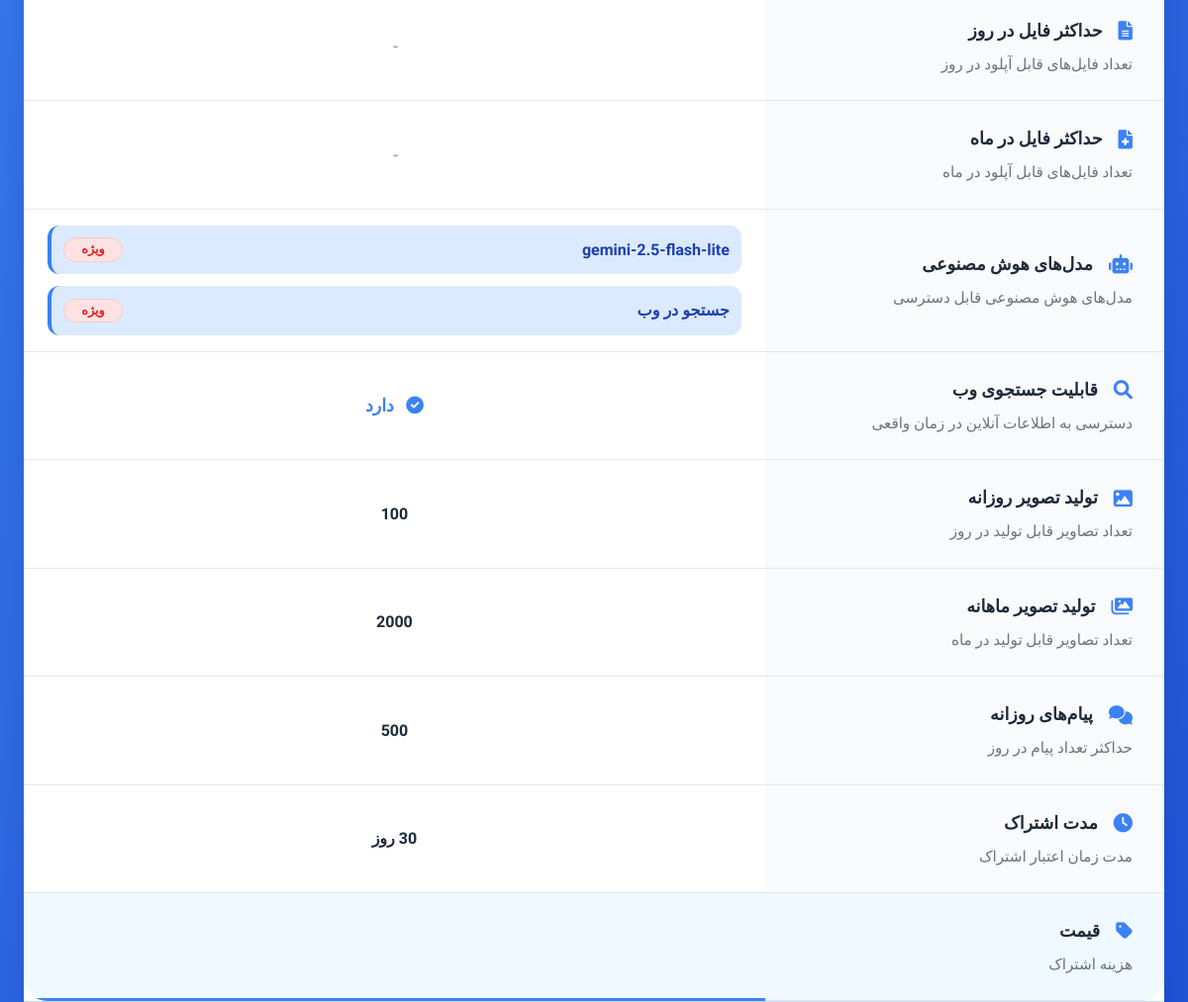
/subscriptions/comparison/ (middle part), run on an earlier commit of the app's database.
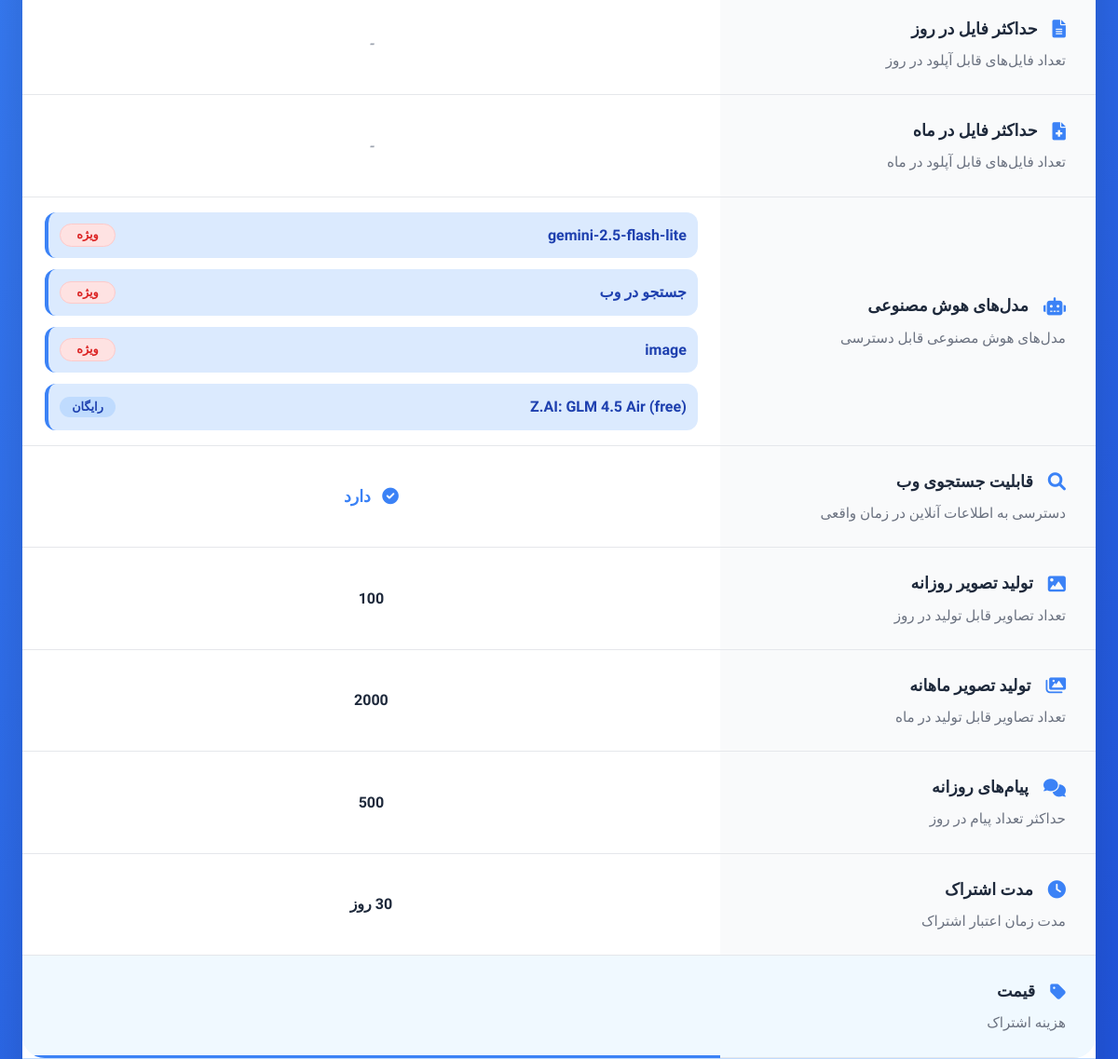
And on a later commit of the database.
### subscriptions/models.py (models this page shows, shortened)
class SubscriptionType(models.Model):
    name = models.CharField(max_length=50, unique=True)
    description = models.TextField(blank=True)
    price = models.DecimalField(max_digits=10, decimal_places=2, default=0)
    duration_days = models.IntegerField(default=30, help_text="Subscription duration in days")
    sku = models.CharField(max_length=50, unique=True, help_text="Stock Keeping Unit for the subscription")
    max_tokens = models.IntegerField(default=0, help_text="Maximum tokens allowed for this subscription (0 for unlimited)")
    max_tokens_free = models.IntegerField(default=0, help_text="Maximum free tokens allowed for this subscription (0 for unlimited)")
    max_openrouter_cost_usd = models.DecimalField(
        max_digits=10,
        decimal_places=2,
        default=0,
        help_text="Maximum OpenRouter API cost in USD allowed for this subscription (0 for unlimited)"
    )
    hourly_max_messages = models.IntegerField(default=0, help_text="Maximum messages per hour (0 for unlimited)")
    hourly_max_tokens = models.IntegerField(default=0, help_text="Maximum tokens per hour (0 for unlimited)")
    three_hours_max_messages = models.IntegerField(default=0, help_text="Maximum messages per 3 hours (0 for unlimited)")
    three_hours_max_tokens = models.IntegerField(default=0, help_text="Maximum tokens per 3 hours (0 for unlimited)")
    twelve_hours_max_messages = models.IntegerField(default=0, help_text="Maximum messages per 12 hours (0 for unlimited)")
    twelve_hours_max_tokens = models.IntegerField(default=0, help_text="Maximum tokens per 12 hours (0 for unlimited)")
    daily_max_messages = models.IntegerField(default=0, help_text="Maximum messages per day (0 for unlimited)")
    daily_max_tokens = models.IntegerField(default=0, help_text="Maximum tokens per day (0 for unlimited)")
    weekly_max_messages = models.IntegerField(default=0, help_text="Maximum messages per week (0 for unlimited)")
    weekly_max_tokens = models.IntegerField(default=0, help_text="Maximum tokens per week (0 for unlimited)")
    monthly_max_messages = models.IntegerField(default=0, help_text="Maximum messages per month (0 for unlimited)")
    monthly_max_tokens = models.IntegerField(default=0, help_text="Maximum tokens per month (0 for unlimited)")
    monthly_free_model_messages = models.IntegerField(default=0, help_text="Maximum free model messages per month (0 for unlimited)")
    monthly_free_model_tokens = models.IntegerField(default=0, help_text="Maximum free model tokens per month (0 for unlimited)")
    daily_image_generation_limit = models.IntegerField(default=10, help_text="Maximum images that can be generated per day (0 for unlimited)")
    weekly_image_generation_limit = models.IntegerField(default=50, help_text="Maximum images that can be generated per week (0 for unlimited)")
    monthly_image_generation_limit = models.IntegerField(default=200, help_text="Maximum images that can be generated per month (0 for unlimited)")
    is_active = models.BooleanField(default=True)
    created_at = models.DateTimeField(default=timezone.now)
    class Meta:
        db_table = 'subscription_types'

### ai_models/models.py (models this page shows, shortened)
class ModelSubscription(models.Model):
    ai_model = models.ForeignKey(AIModel, on_delete=models.CASCADE, related_name='subscriptions')
    subscription_types = models.ManyToManyField('subscriptions.SubscriptionType', related_name='ai_models')
    class Meta:
        db_table = 'model_subscriptions'

class AIModel(models.Model):
    MODEL_TYPES = [
        ('text', 'Text Generation'),
        ('image', 'Image Generation'),
    ]
    name = models.CharField(max_length=100)
    model_id = models.CharField(max_length=100, unique=True)  # OpenRouter model ID
    description = models.TextField(blank=True)
    model_type = models.CharField(max_length=10, choices=MODEL_TYPES, default='text')
    is_active = models.BooleanField(default=True)
    is_free = models.BooleanField(default=False)  # Available for all registered users
    token_cost_multiplier = models.DecimalField(
        max_digits=5,
        decimal_places=2,
        default=1.00,
        help_text="Cost multiplier for this model. Example: 2.0 means double the cost."
    )
    image = models.ImageField(
        upload_to='model_images/',
        blank=True,
        null=True,
        help_text="Image for this AI model"
    )
    created_at = models.DateTimeField(default=timezone.now)
    updated_at = models.DateTimeField(auto_now=True)
    class Meta:
        db_table = 'ai_models'

### subscriptions/views.py (the view)
# urls.py: path('comparison/', views.public_subscription_comparison, name='public_subscription_comparison'),
def public_subscription_comparison(request):
    SubscriptionType = apps.get_model('subscriptions', 'SubscriptionType')
    subscriptions = SubscriptionType.objects.filter(is_active=True).exclude(price=0).prefetch_related(
        'file_upload_settings',
        'ai_models__ai_model',
        'websearchsettings_set'
    )
    context = {
        'subscriptions': subscriptions,
    }
    return render(request, 'subscriptions/public_comparison.html', context)

### templates/subscriptions/public_comparison.html (shortened to what the changed rows need)
{% extends 'base.html' %}
{% load static %}
{% block content %}
<div class="comparison-page">
    <div class="comparison-container">
        <div class="comparison-section">
            <div class="comparison-table-container">
                <table class="comparison-table">
                    <tbody>
                        <tr>
                            {% for subscription in subscriptions %}
                            <td class="feature-value">
                                {% if subscription.file_upload_settings %}
                                    {% if subscription.file_upload_settings.daily_file_limit > 0 %}
                                        {{ subscription.file_upload_settings.daily_file_limit }}
                                    {% else %}
                                        <span class="unlimited">نامحدود</span>
                                    {% endif %}
                                {% else %}
                                    <span class="na">-</span>
                                {% endif %}
                            </td>
                            {% endfor %}
                        </tr>
                        <tr>
                            {% for subscription in subscriptions %}
                            <td class="feature-value">
                                {% if subscription.file_upload_settings %}
                                    {% if subscription.file_upload_settings.monthly_file_limit > 0 %}
                                        {{ subscription.file_upload_settings.monthly_file_limit }}
                                    {% else %}
                                        <span class="unlimited">نامحدود</span>
                                    {% endif %}
                                {% else %}
                                    <span class="na">-</span>
                                {% endif %}
                            </td>
                            {% endfor %}
                        </tr>
                        <tr>
                            {% for subscription in subscriptions %}
                            <td class="feature-value model-list">
                                {% if subscription.ai_models.all %}
                                    {% for model_subscription in subscription.ai_models.all %}
                                        <div class="model-item">
                                            <span class="model-name">{{ model_subscription.ai_model.name }}</span>
                                            {% if model_subscription.ai_model.is_free %}
                                                <span class="badge free">رایگان</span>
                                            {% else %}
                                                <span class="badge premium">ویژه</span>
                                            {% endif %}
                                        </div>
                                    {% endfor %}
                                {% else %}
                                    <span class="na">-</span>
                                {% endif %}
                            </td>
                            {% endfor %}
                        </tr>
                        <tr>
                            {% for subscription in subscriptions %}
                            <td class="feature-value">
                                {% if subscription.websearchsettings_set.all %}
                                    <span class="available">
                                        <i class="fas fa-check-circle"></i>
                                        دارد
                                    </span>
                                {% else %}
                                    <span class="unavailable">
                                        <i class="fas fa-times-circle"></i>
                                        ندارد
                                    </span>
                                {% endif %}
                            </td>
                            {% endfor %}
                        </tr>
                        <tr>
                            <td class="feature-name">
                                <div class="feature-info">
                                </div>
                                <div class="feature-description">تعداد تصاویر قابل تولید در روز</div>
                            </td>
                            {% for subscription in subscriptions %}
                            <td class="feature-value">
                                {% if subscription.daily_image_generation_limit > 0 %}
                                    {{ subscription.daily_image_generation_limit }}
                                {% else %}
                                    <span class="unlimited">نامحدود</span>
                                {% endif %}
                            </td>
                            {% endfor %}
                        </tr>
                        <tr>
                            <td class="feature-name">
                                <div class="feature-info">
                                </div>
                                <div class="feature-description">تعداد تصاویر قابل تولید در ماه</div>
                            </td>
                            {% for subscription in subscriptions %}
                            <td class="feature-value">
                                {% if subscription.monthly_image_generation_limit > 0 %}
                                    {{ subscription.monthly_image_generation_limit }}
                                {% else %}
                                    <span class="unlimited">نامحدود</span>
                                {% endif %}
                            </td>
                            {% endfor %}
                        </tr>
                        <tr>
                            <td class="feature-name">
                                <div class="feature-info">
                                </div>
                                <div class="feature-description">حداکثر تعداد پیام در روز</div>
                            </td>
                            {% for subscription in subscriptions %}
                            <td class="feature-value">
                                {% if subscription.daily_max_messages > 0 %}
                                    {{ subscription.daily_max_messages }}
                                {% else %}
                                    <span class="unlimited">نامحدود</span>
                                {% endif %}
                            </td>
                            {% endfor %}
                        </tr>
                        <tr>
                            <td class="feature-name">
                                <div class="feature-info">
                                </div>
                                <div class="feature-description">مدت زمان اعتبار اشتراک</div>
                            </td>
                            {% for subscription in subscriptions %}
                            <td class="feature-value">
                                {{ subscription.duration_days }} روز
                            </td>
                            {% endfor %}
                        </tr>
                    </tbody>
                </table>
            </div>
        </div>
    </div>
</div>
{% endblock %}

What changed in the data, as far as the page shows it:
added ModelSubscription: ai_model.name "image", shows "ویژه"
added ModelSubscription: ai_model.name "Z.AI: GLM 4.5 Air (free)", shows "رایگان"
